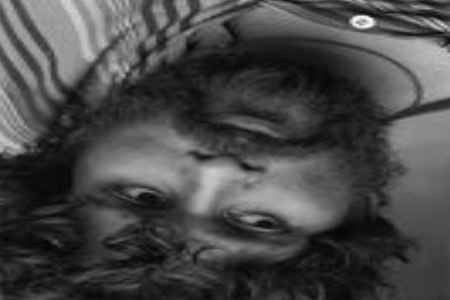
#> input picture opencv/img3.jpg, 450 x 300 px
$ jupyter execute first.ipynb
#> lines starting #> are read from the running program, lines starting #| are printed output that depends on the picture
[cell 1]
import cv2

[cell 2]
# [9 lines of commented-out code are left out]

[cell 3]
# [4 lines of commented-out code are left out]

[cell 4]
# [11 lines of commented-out code are left out]

[cell 5]
M = cv2.getRotationMatrix2D((0, 0), 45, 1)
img = cv2.imread("img3.jpg")
#> img is the input picture: shape (300, 450, 3); min 3, max 252, mean 72.1
rows, cols = img.shape[:2]
#> rows = 300; cols = 450
rotated_img = cv2.warpAffine(img, M, (cols, rows))
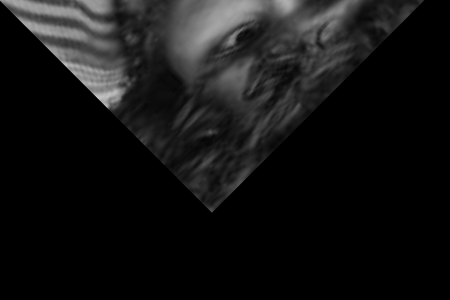
#> rotated_img: shape (300, 450, 3); min 0, max 199, mean 20.1
cv2.imshow("Rotated Image", rotated_img)
cv2.imwrite("img3.jpg", rotated_img)
cv2.waitKey(0)
cv2.destroyAllWindows()
